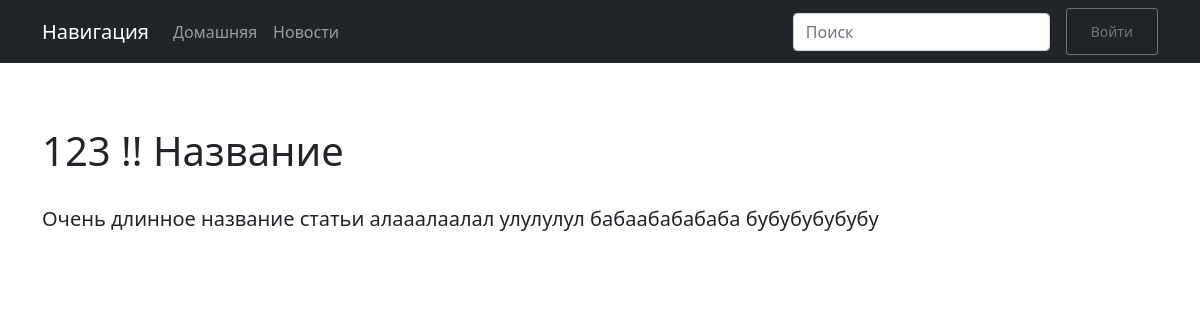
The app's page /news/123-nazvanie, older data.
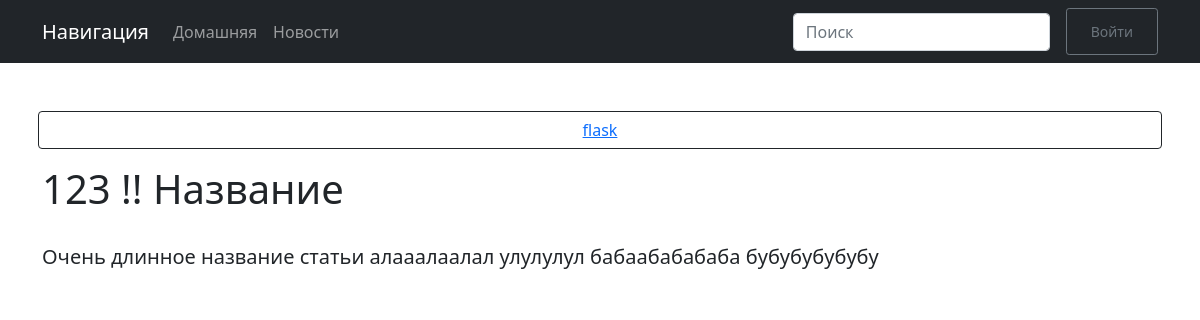
The same page, newer data.
### tables this page shows
CREATE TABLE "tag" (
	"id"	INTEGER NOT NULL UNIQUE,
	"name"	STRING(32) NOT NULL UNIQUE,
	"slug"	STRING(64) NOT NULL UNIQUE,
	PRIMARY KEY("id" AUTOINCREMENT)
);

### flask_dir/papers/blueprint.py (the view)
@papers.route("/<slug>")
def paper(slug):
    news = paper_updater()
    for new in news:
        if new[3] == slug:
            current_new = new
    tags = PaperToTag([current_new]).paper_to_tag()
    return render_template("papers/paper.html", new=current_new, tags=tags)

### flask_dir/papers/dataconnect/connect.py (called while the page is built)
    def paper_to_tag(self):
        col_1 = 'id_paper'
        tags_id = []
        q = f"""SELECT * FROM paper_tag WHERE {col_1} = ?;"""
        for cur_paper in self.papers:
            if isinstance(cur_paper, int):
                for i in cur.execute(q, [cur_paper]):
                    tags_id.append(i[1])
            else:
                for i in cur.execute(q, [cur_paper[0]]):
                    tags_id.append(i[1])
        col_2 = 'id'
        tags = []
        q = f"""SELECT * FROM tag WHERE {col_2} = ?;"""
        for cur_tag_id in tags_id:
            for i in cur.execute(q, [cur_tag_id]):
                tags.append(i)
        return tags

### flask_dir/papers/dataconnect/paper_connect.py (called while the page is built)
def paper_updater():
    news = []
    for i in cur.execute("""SELECT * FROM paper;"""):
        news.append(i)
    return news

### flask_dir/papers/templates/papers/paper.html (shortened to what this page needs)
{% extends "base.html" %}
{% block body %}
<div class="container">
    <div class="row mb-3">
        {% for tag in tags%}
        <div class="col btn btn-outline-dark mx-2">
            <a href="{{ url_for('papers.tag', slug=tag[2]) }}">
                <div>
                    {{ tag[1] }}
                </div>
            </a>
        </div>
        {% endfor%}
    </div>
    <div class="h1">{{ new[1] }}</div>
    <br>
    <div class="fs-5 display-6">
        {{new[2]}}
    </div>
</div>
{% endblock %}

Row changes from the older to the newer data that the page shows:
added tag: name "flask"
